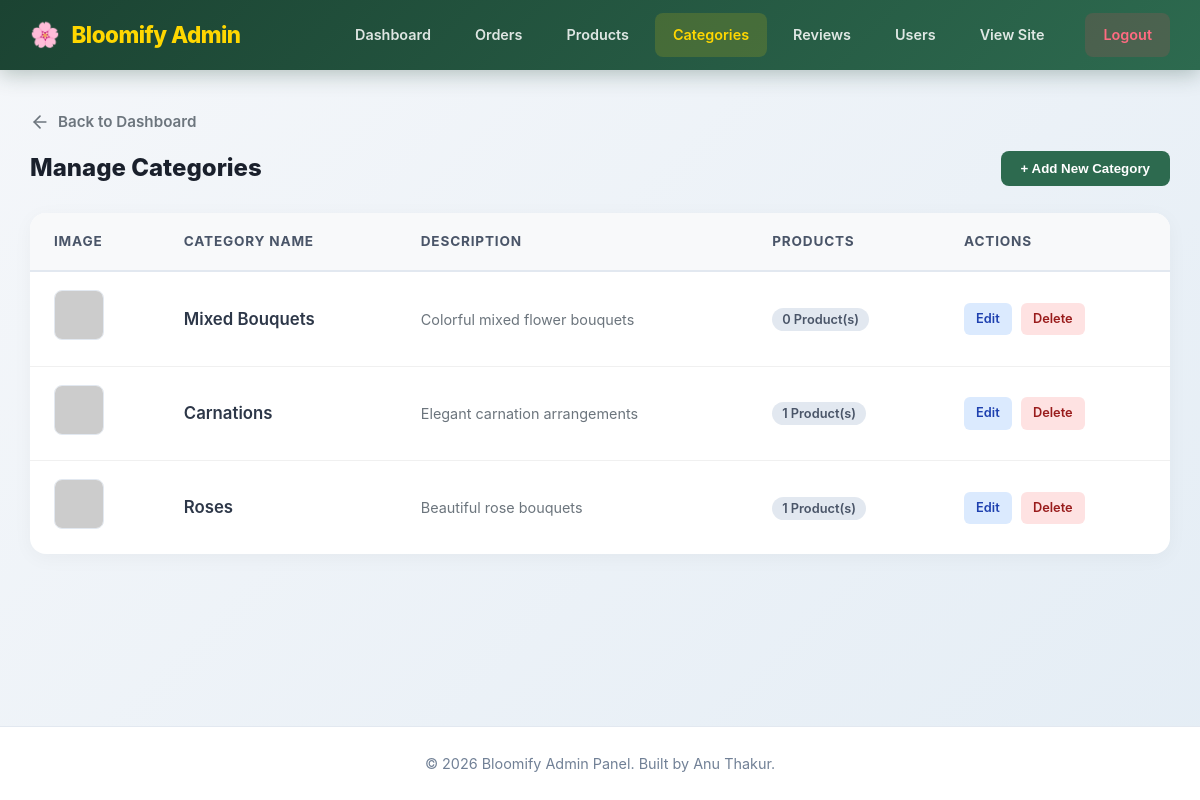
Before: /admin/categories.php (signed in) with the older database file.
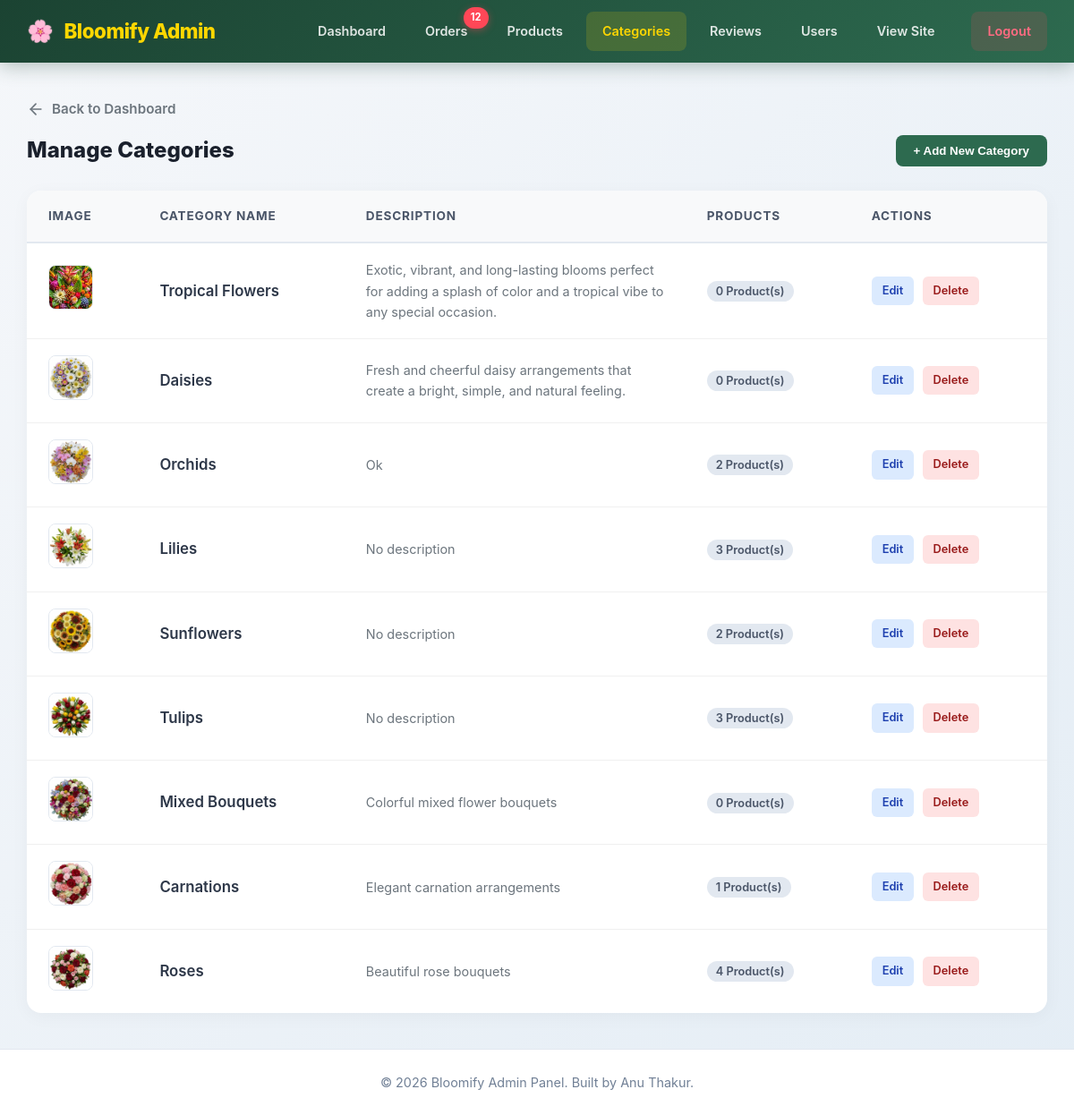
After: the same page with the newer database file.
### tables this page shows
CREATE TABLE `categories` (
  `id` int(11) NOT NULL,
  `name` varchar(100) NOT NULL,
  `description` text DEFAULT NULL,
  `image` varchar(255) DEFAULT NULL,
  `created_at` timestamp NOT NULL DEFAULT current_timestamp()
);

### admin/categories.php (the view, shortened to what this page needs)
<?php
require_once __DIR__ . '/includes/admin-auth.php';
require_once __DIR__ . '/includes/admin-header.php';
$message_type = '';
$sql = "SELECT c.id, c.name, c.description, c.image, c.created_at,
               (SELECT COUNT(*) FROM products WHERE category_id = c.id) as product_count
        FROM categories c
        ORDER BY c.id DESC";
$categories = $conn->query($sql);
$edit_category = null;
$show_form = isset($_GET['add']) || $edit_category || ($message_type === 'danger' && isset($_POST['add_category']));
?>
<a href="index.php" class="btn-back">
    <svg width="20" height="20" viewBox="0 0 24 24" fill="none" stroke="currentColor" stroke-width="2" stroke-linecap="round" stroke-linejoin="round"><line x1="19" y1="12" x2="5" y2="12"></line><polyline points="12 19 5 12 12 5"></polyline></svg>
    Back to Dashboard
</a>
<div class="page-header">
    <h2 class="section-title" style="margin:0;">Manage Categories</h2>
    <?php if (!$show_form): ?>
        <button type="button" class="btn-add" onclick="toggleForm(true)">+ Add New Category</button>
    <?php endif; ?>
</div>
<table class="admin-table">
    <thead>
        <tr>
            <th>Image</th>
            <th>Category Name</th>
            <th>Description</th>
            <th>Products</th>
            <th>Actions</th>
        </tr>
    </thead>
    <tbody>
        <?php if ($categories && $categories->num_rows > 0): ?>
            <?php while($cat = $categories->fetch_assoc()): ?>
                <tr>
                    <td>
                        <img src="<?php echo SITE_URL; ?>/assets/images/<?php echo htmlspecialchars($cat['image'] ?? 'default-category.jpg'); ?>"
                             alt="<?php echo htmlspecialchars($cat['name']); ?>" class="cat-img-sm"
                             onerror="this.src='https://via.placeholder.com/50?text=No+Img'">
                    </td>
                    <td style="font-weight: 600; font-size: 1.05rem;"><?php echo htmlspecialchars($cat['name']); ?></td>
                    <td style="color: #6c757d; font-size: 0.9rem; max-width: 300px;"><?php echo htmlspecialchars($cat['description'] ?: 'No description'); ?></td>
                    <td><span class="badge-count"><?php echo $cat['product_count']; ?> Product(s)</span></td>
                    <td>
                        <a href="?edit=<?php echo $cat['id']; ?>" class="btn-action btn-edit">Edit</a>
                        <a href="?delete=<?php echo $cat['id']; ?>" class="btn-action btn-delete" onclick="return confirm('Delete this category?');">Delete</a>
                    </td>
                </tr>
            <?php endwhile; ?>
        <?php else: ?>
            <tr>
                <td colspan="5" style="text-align: center; padding: 50px; color: #718096;">No categories found. Add your first category! </td>
            </tr>
        <?php endif; ?>
    </tbody>
</table>
<?php require_once __DIR__ . '/includes/admin-footer.php'; ?>

### admin/includes/admin-header.php (shortened to what this page needs)
<!DOCTYPE html>
<html lang="en">
<head>
    <link rel="stylesheet" href="<?php echo SITE_URL; ?>/assets/css/style.css">
    <link rel="stylesheet" href="<?php echo SITE_URL; ?>/admin/assets/css/admin.css">
</head>
<body class="admin-body">
<?php
$new_orders_sql = "SELECT COUNT(*) as cnt FROM orders WHERE payment_status = 'pending' OR delivery_status = 'pending'";
$new_orders_result = $conn->query($new_orders_sql);
$new_orders_count = $new_orders_result->fetch_assoc()['cnt'];
?>
<header class="admin-header">
    <div class="admin-header-content">
        <div class="admin-logo">
            <span style="font-size: 1.5rem;">🌸</span>
            <span>Bloomify Admin</span>
        </div>
        <nav class="admin-nav">
            <a href="<?php echo SITE_URL; ?>/admin/index.php" class="<?php echo basename($_SERVER['PHP_SELF']) == 'index.php' ? 'active' : ''; ?>">Dashboard</a>
            <a href="<?php echo SITE_URL; ?>/admin/orders.php" class="<?php echo basename($_SERVER['PHP_SELF']) == 'orders.php' ? 'active' : ''; ?>">
                Orders
                <?php if ($new_orders_count > 0): ?>
                    <span class="notification-badge"><?php echo $new_orders_count; ?></span>
                <?php endif; ?>
            </a>
            <a href="<?php echo SITE_URL; ?>/admin/products.php" class="<?php echo basename($_SERVER['PHP_SELF']) == 'products.php' ? 'active' : ''; ?>">Products</a>
            <a href="<?php echo SITE_URL; ?>/admin/categories.php" class="<?php echo basename($_SERVER['PHP_SELF']) == 'categories.php' ? 'active' : ''; ?>">Categories</a>
            <a href="<?php echo SITE_URL; ?>/admin/reviews.php" class="<?php echo basename($_SERVER['PHP_SELF']) == 'reviews.php' ? 'active' : ''; ?>">Reviews</a>
            <a href="<?php echo SITE_URL; ?>/admin/users.php" class="<?php echo basename($_SERVER['PHP_SELF']) == 'users.php' ? 'active' : ''; ?>">Users</a>
            <a href="<?php echo SITE_URL; ?>/index.php" target="_blank">View Site</a>
            <a href="<?php echo SITE_URL; ?>/logout.php" class="admin-logout">Logout</a>
        </nav>
    </div>
</header>
<main class="admin-container">

### admin/includes/admin-footer.php
</main>
<footer class="admin-footer">
    <p>&copy; <?php echo date('Y'); ?> Bloomify Admin Panel. Built by Anu Thakur.</p>
</footer>
</body>
</html>

### assets/css/style.css (style rules this page uses)
* { margin: 0; padding: 0; box-sizing: border-box; }
body { font-family: 'Inter', 'Segoe UI', system-ui, sans-serif; background: linear-gradient(135deg, #f5f7fa 0%, #e4edf5 100%); color: #2d3748; line-height: 1.6; min-height: 100vh; display: flex; flex-direction: column; }

### admin/assets/css/admin.css (style rules this page uses)
.admin-body { background-color: #f4f6f9; font-family: 'Inter', 'Segoe UI', system-ui, sans-serif; color: #2d3748; margin: 0; padding: 0; min-height: 100vh; display: flex; flex-direction: column; }
.admin-header { background: linear-gradient(135deg, #1b4332 0%, #2d6a4f 100%); color: #ffffff; box-shadow: 0 4px 20px rgba(27, 67, 50, 0.3); position: sticky; top: 0; z-index: 1000; }
.admin-header-content { max-width: 1400px; margin: 0 auto; padding: 0 30px; display: flex; justify-content: space-between; align-items: center; height: 70px; }
.admin-logo { display: flex; align-items: center; gap: 12px; font-size: 1.4rem; font-weight: 800; color: #ffd700; letter-spacing: -0.5px; text-decoration: none; }
.admin-nav { display: flex; gap: 8px; align-items: center; }
.admin-nav a { color: rgba(255, 255, 255, 0.85); text-decoration: none; padding: 10px 18px; border-radius: 8px; font-size: 0.9rem; font-weight: 600; transition: all 0.3s ease; display: flex; align-items: center; gap: 8px; position: relative; }
.admin-nav a.active { background: rgba(255, 215, 0, 0.15); color: #ffd700; }
.notification-badge { background: #ff4757; color: #ffffff; font-size: 0.7rem; font-weight: 700; padding: 3px 8px; border-radius: 12px; min-width: 20px; text-align: center; position: absolute; top: -5px; right: -5px; box-shadow: 0 2px 8px rgba(255, 71, 87, 0.4); animation: pulse-badge 2s infinite; }
.admin-logout { background: rgba(255, 71, 87, 0.15) !important; color: #ff6b81 !important; margin-left: 15px; }
.admin-container { max-width: 1400px; width: 100%; margin: 40px auto; padding: 0 30px; flex: 1; }
.admin-footer { background: #ffffff; border-top: 1px solid #e2e8f0; color: #718096; text-align: center; padding: 25px 30px; font-size: 0.9rem; margin-top: auto; }
.admin-footer p { margin: 0; }
.section-title { font-size: 1.5rem; color: #1a202c; margin-bottom: 24px; font-weight: 800; display: flex; align-items: center; gap: 12px; }
.admin-table { width: 100%; border-collapse: separate; border-spacing: 0; background: #ffffff; border-radius: 16px; overflow: hidden; box-shadow: 0 4px 20px rgba(0, 0, 0, 0.04); }
.admin-table th { background: #f8f9fa; color: #4a5568; padding: 18px 24px; text-align: left; font-weight: 700; font-size: 0.85rem; text-transform: uppercase; letter-spacing: 0.8px; border-bottom: 2px solid #e2e8f0; }
.admin-table td { padding: 18px 24px; border-bottom: 1px solid #f0f0f0; vertical-align: middle; font-size: 0.95rem; color: #2d3748; transition: background 0.2s ease; }
.admin-table tbody tr:last-child td { border-bottom: none; }

Changed rows visible on the page:
added categories: image (picture), name "Tropical Flowers", description "Exotic, vibrant, and long-lasting blooms perfect for adding a splash of color and a tropical vibe to any special occasion.", product_count "0"
added categories: image (picture), name "Daisies", description "Fresh and cheerful daisy arrangements that create a bright, simple, and natural feeling.", product_count "0"
added categories: image (picture), name "Orchids", description "Ok", product_count "2"
added categories: image (picture), name "Lilies", description "No description", product_count "3"
added categories: image (picture), name "Sunflowers", description "No description", product_count "2"
added categories: image (picture), name "Tulips", description "No description", product_count "3"
changed categories "Mixed Bouquets": image: picture added in place of a placeholder
changed categories "Carnations": image: picture added in place of a placeholder
changed categories "Roses": image: picture added in place of a placeholder; product_count "1" → "4"
Other visible differences:
$new_orders_count: (not shown) → "12"
